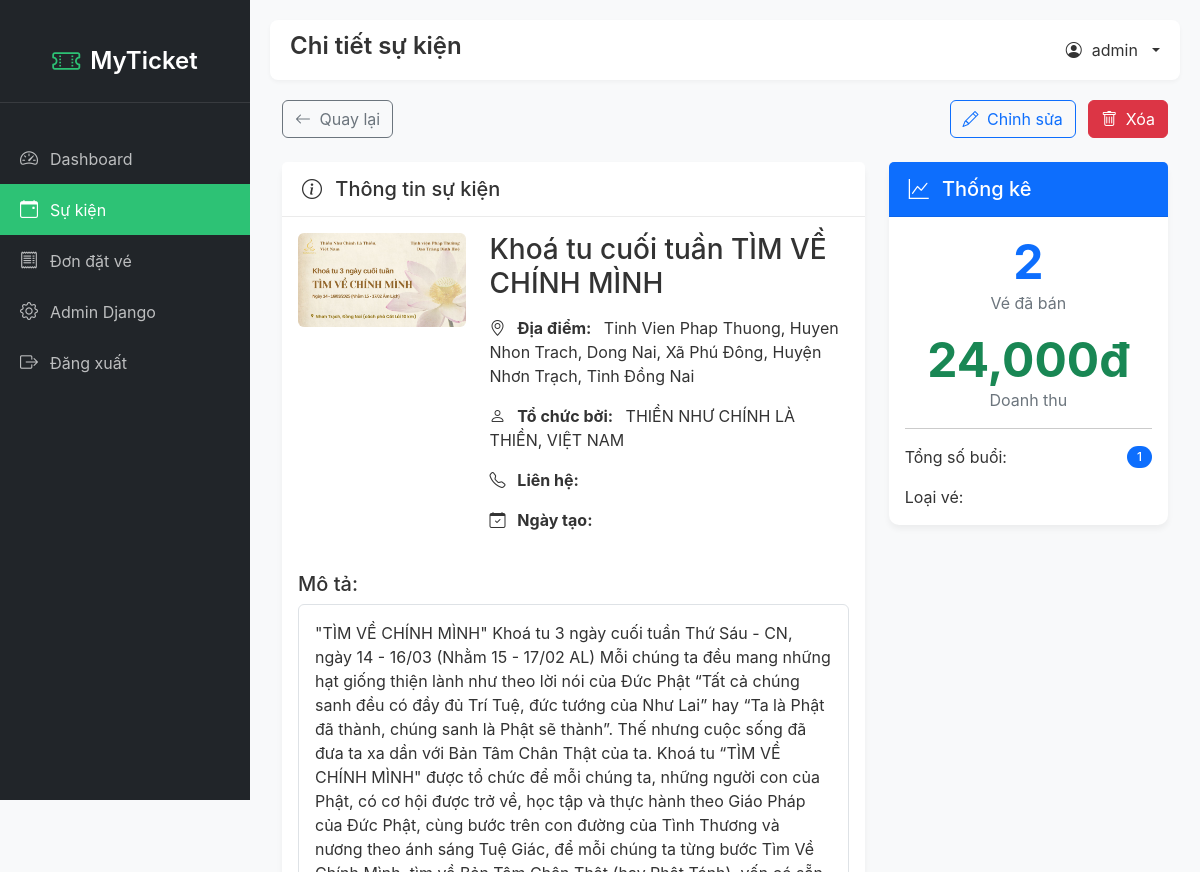
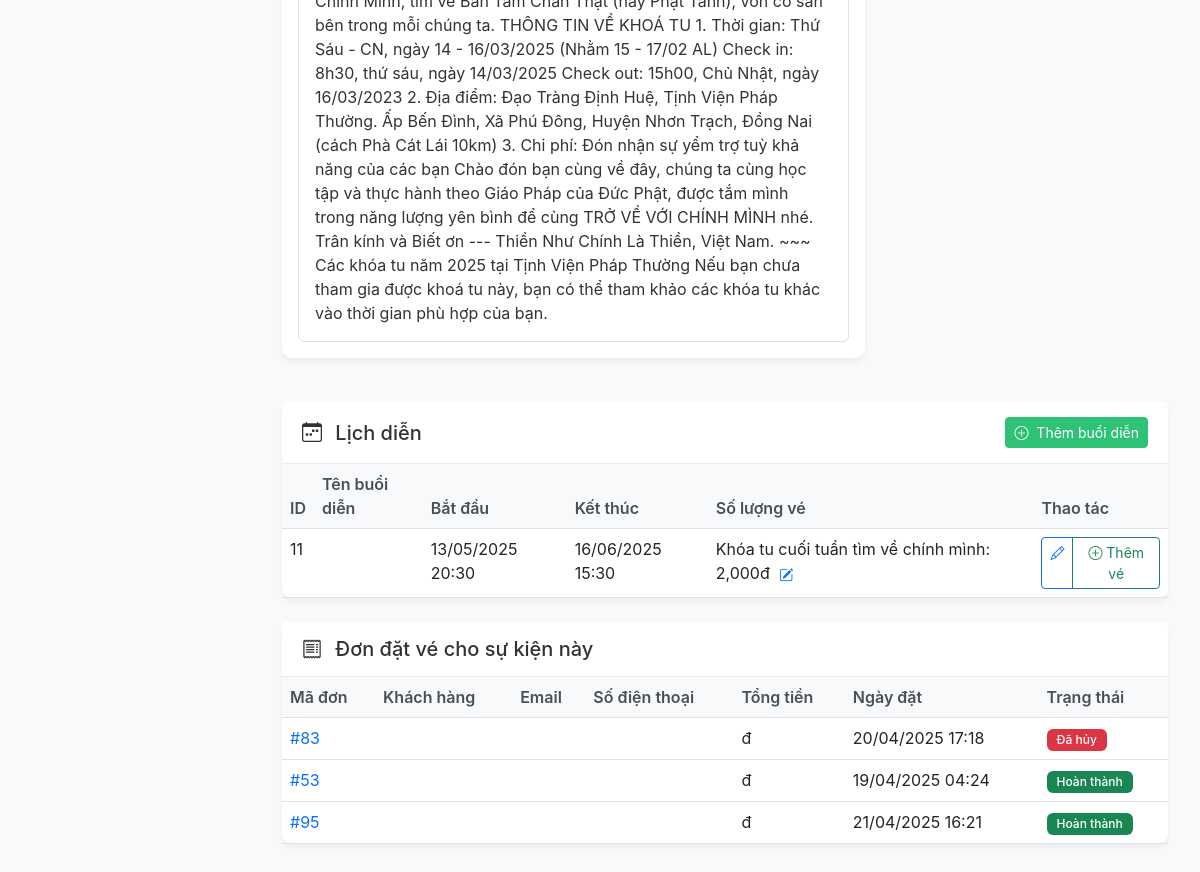
The app's page /admin-custom/events/5/ (signed in), older data (2 pictures, top to bottom).
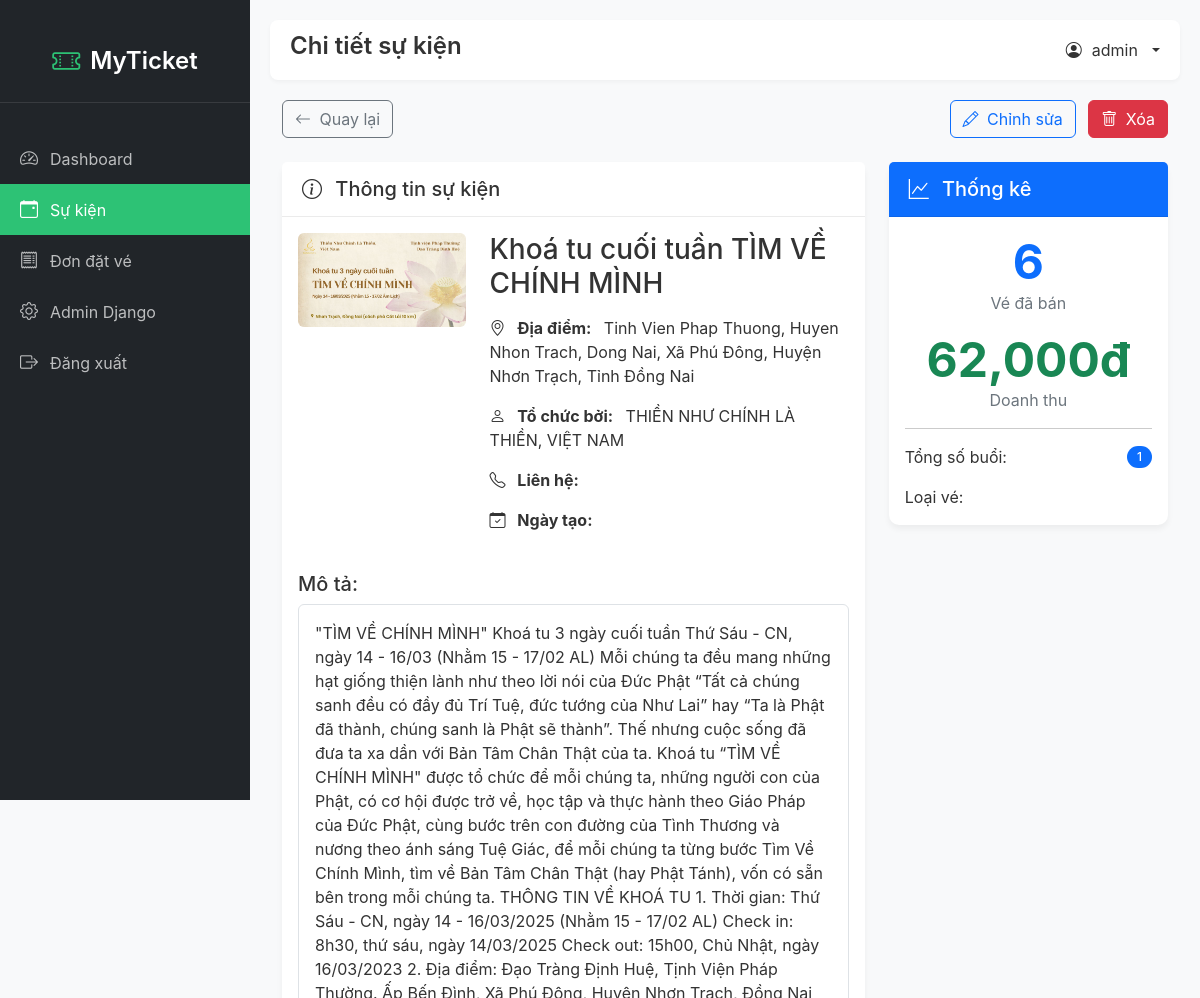
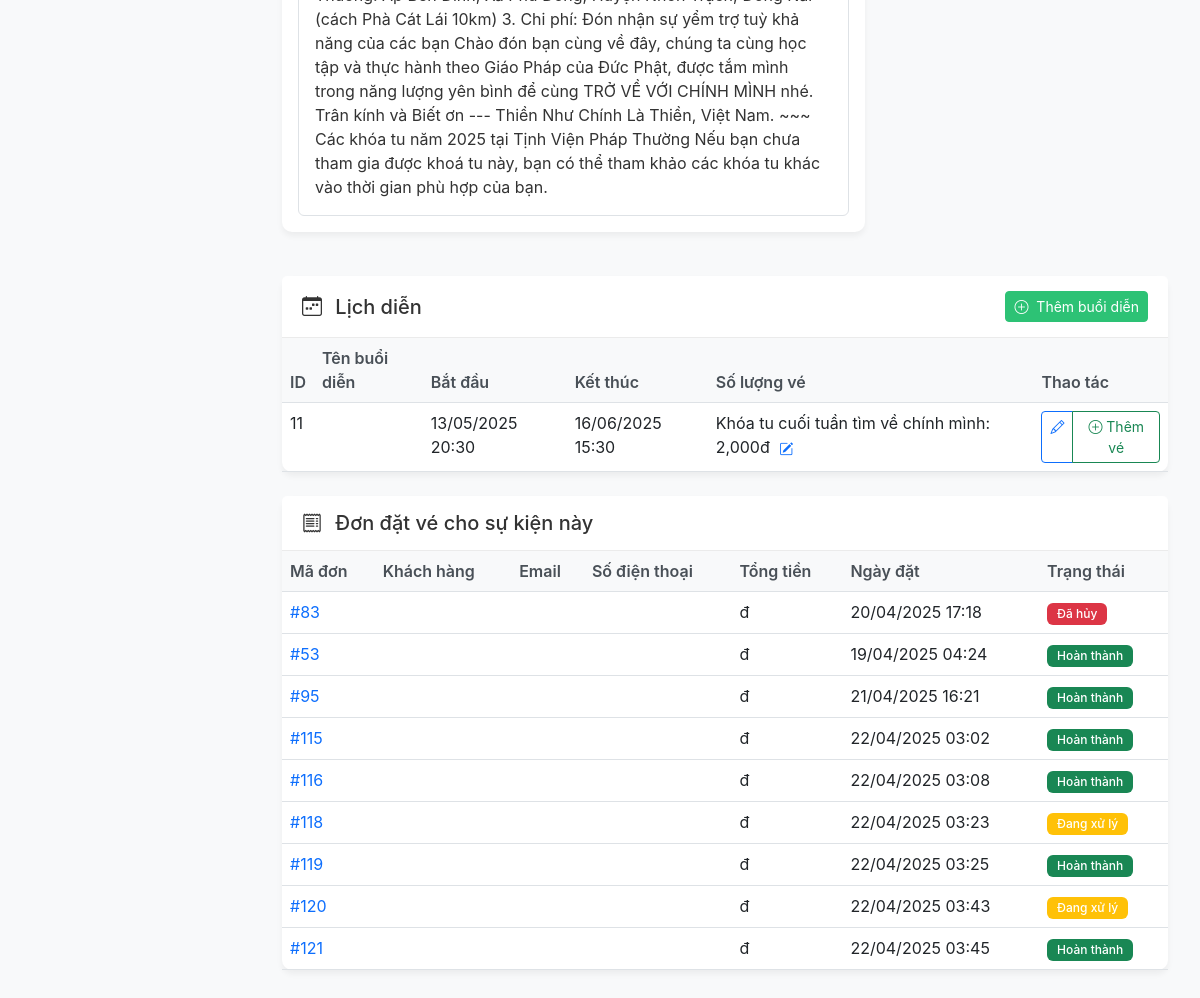
The same page, newer data (2 pictures, top to bottom).
### app/models.py (models this page shows, shortened)
class EventSession(models.Model):
    event = models.ForeignKey(Event, on_delete=models.CASCADE, related_name='sessions', verbose_name="Sự kiện")
    start_time = models.DateTimeField(verbose_name="Thời gian bắt đầu")
    end_time = models.DateTimeField(verbose_name="Thời gian kết thúc", null=True, blank=True)
    is_active = models.BooleanField(default=True, verbose_name="Đang hoạt động")
    class Meta:
        verbose_name = "Mốc thời gian"
        verbose_name_plural = "Mốc thời gian"
        ordering = ['start_time']

class TicketType(models.Model):
    session = models.ForeignKey(EventSession, on_delete=models.CASCADE, related_name='ticket_types', verbose_name="Mốc thời gian")
    name = models.CharField(max_length=100, verbose_name="Tên loại vé")
    price = models.DecimalField(max_digits=10, decimal_places=0, verbose_name="Giá vé")
    description = models.TextField(blank=True, null=True, verbose_name="Mô tả")
    quantity = models.PositiveIntegerField(default=100, verbose_name="Số lượng vé")
    min_quantity_per_order = models.PositiveIntegerField(default=1, verbose_name="Số lượng vé tối thiểu mỗi đơn")
    max_quantity_per_order = models.PositiveIntegerField(default=10, verbose_name="Số lượng vé tối đa mỗi đơn")
    sale_start_time = models.DateTimeField(verbose_name="Thời gian bắt đầu bán vé", default=timezone.now)
    sale_end_time = models.DateTimeField(verbose_name="Thời gian kết thúc bán vé")
    ticket_info = models.TextField(blank=True, null=True, verbose_name="Thông tin vé bổ sung")
    ticket_image = models.ImageField(upload_to='tickets/images/', verbose_name="Hình ảnh vé", blank=True, null=True)
    class Meta:
        verbose_name = "Loại vé"
        verbose_name_plural = "Loại vé"

### booking/models.py (models this page shows, shortened)
class BookingItem(models.Model):
    booking = models.ForeignKey(Booking, on_delete=models.CASCADE, related_name='booking_items')
    ticket_type = models.ForeignKey(TicketType, on_delete=models.CASCADE, related_name='booking_items')
    quantity = models.PositiveIntegerField(default=1, verbose_name="Số lượng")
    unit_price = models.DecimalField(max_digits=12, decimal_places=0, verbose_name="Đơn giá")
    subtotal = models.DecimalField(max_digits=12, decimal_places=0, verbose_name="Thành tiền")

class Booking(models.Model):
    PAYMENT_STATUS_CHOICES = [
        ('Pending', 'Đang chờ thanh toán'),
        ('Paid', 'Đã thanh toán'),
        ('Failed', 'Thanh toán thất bại'),
        ('Cancelled', 'Đã hủy'),
    ]
    user = models.ForeignKey(User, on_delete=models.SET_NULL, null=True, blank=True, related_name='bookings')
    event = models.ForeignKey(Event, on_delete=models.CASCADE, related_name='booking_events', null=True, blank=True)
    session = models.ForeignKey(EventSession, on_delete=models.CASCADE, related_name='bookings', null=True, blank=True)
    ticket_type = models.ForeignKey(TicketType, on_delete=models.CASCADE, related_name='booking_tickets', null=True, blank=True)
    name = models.CharField(max_length=100, verbose_name="Họ tên")
    email = models.EmailField(verbose_name="Email")
    phone = models.CharField(max_length=15, verbose_name="Số điện thoại")
    quantity = models.PositiveIntegerField(default=1, verbose_name="Số lượng vé")
    booking_date = models.DateTimeField(auto_now_add=True)
    payment_status = models.CharField(max_length=20, default="Pending", choices=PAYMENT_STATUS_CHOICES)
    total_price = models.DecimalField(max_digits=12, decimal_places=0, default=0, verbose_name="Tổng tiền")
    order_id = models.CharField(max_length=100, blank=True, null=True, verbose_name="Mã đơn hàng")
    payment_method = models.CharField(max_length=50, blank=True, null=True, verbose_name="Phương thức thanh toán")
    payment_date = models.DateTimeField(blank=True, null=True, verbose_name="Thời gian thanh toán")
    cancelled_at = models.DateTimeField(blank=True, null=True, verbose_name="Thời gian hủy")
    refund_amount = models.DecimalField(max_digits=12, decimal_places=0, default=0, verbose_name="Số tiền hoàn lại")
    cancel_reason = models.TextField(blank=True, null=True, verbose_name="Lý do hủy")

### admin_custom/views.py (the view)
# urls.py: path('events/', views.event_list, name='event_list'),    path('events/<int:event_id>/', views.event_detail, name='event_detail'),
@login_required(login_url='/admin-custom/login/')
def event_detail(request, event_id):
    event = get_object_or_404(Event, id=event_id)
    sessions = event.sessions.all()
    ticket_sold = BookingItem.objects.filter(
        ticket_type__session__event=event,
        booking__payment_status='Paid'
    ).count()
    revenue = BookingItem.objects.filter(
        ticket_type__session__event=event,
        booking__payment_status='Paid'
    ).aggregate(Sum('subtotal'))['subtotal__sum'] or 0
    booking_items = BookingItem.objects.filter(
        ticket_type__session__event=event
    ).select_related('booking', 'ticket_type', 'ticket_type__session')
    context = {
        'event': event,
        'sessions': sessions,
        'ticket_sold': ticket_sold,
        'revenue': revenue,
        'booking_items': booking_items
    }
    return render(request, 'admin_custom/event_detail.html', context)

### admin_custom/templates/admin_custom/event_detail.html (shortened to what the changed rows need)
{% extends 'admin_custom/base.html' %}
{% load humanize %}
{% block page_title %}Chi tiết sự kiện{% endblock %}
{% block content %}
<div class="container-fluid">
    <div class="row mb-4">
        <div class="col-lg-4">
            <div class="card mb-4">
                <div class="card-body">
                    <div class="mb-3 text-center">
                        <h1 class="display-5 fw-bold text-primary mb-0">{{ ticket_sold }}</h1>
                        <p class="text-muted">Vé đã bán</p>
                    </div>
                    <div class="mb-3 text-center">
                        <h1 class="display-5 fw-bold text-success mb-0">{{ revenue|floatformat:0|intcomma }}đ</h1>
                        <p class="text-muted">Doanh thu</p>
                    </div>
                </div>
            </div>
        </div>
    </div>
    <div class="card mb-4">
        <div class="card-body p-0">
            <div class="table-responsive">
                <table class="table table-hover">
                    <thead>
                        <tr>
                            <th>ID</th>
                            <th>Tên buổi diễn</th>
                            <th>Bắt đầu</th>
                            <th>Kết thúc</th>
                            <th>Số lượng vé</th>
                            <th>Thao tác</th>
                        </tr>
                    </thead>
                    <tbody>
                        {% for session in sessions %}
                        <tr>
                            <td>{{ session.id }}</td>
                            <td>{{ session.name }}</td>
                            <td>{{ session.start_time|date:"d/m/Y H:i" }}</td>
                            <td>{{ session.end_time|date:"d/m/Y H:i" }}</td>
                            <td>                                {% with ticket_types=session.ticket_types.all %}
                                    {% if ticket_types %}
                                        <ul class="list-unstyled mb-0">
                                            {% for ticket_type in ticket_types %}
                                                <li>
                                                    {{ ticket_type.name }}: {{ ticket_type.price|floatformat:0|intcomma }}đ
                                                    <a href="{% url 'admin_custom:ticket_type_edit' ticket_type.id %}" class="btn btn-sm btn-link p-0 ms-1">
                                                        <i class="bi bi-pencil-square"></i>
                                                    </a>
                                                </li>
                                            {% endfor %}
                                        </ul>
                                    {% else %}
                                        <span class="text-muted">Chưa có loại vé</span>
                                    {% endif %}
                                {% endwith %}
                            </td>                            <td>
                                <div class="btn-group">
                                    <a href="{% url 'admin_custom:session_edit' session.id %}" class="btn btn-sm btn-outline-primary">
                                        <i class="bi bi-pencil"></i>
                                    </a>
                                    <a href="{% url 'admin_custom:ticket_type_create' session.id %}" class="btn btn-sm btn-outline-success">
                                        <i class="bi bi-plus-circle"></i> Thêm vé
                                    </a>
                                </div>
                            </td>
                        </tr>
                        {% endfor %}
                    </tbody>
                </table>
            </div>
        </div>
    </div>
    <div class="card mb-4">
        <div class="card-body p-0">
            <div class="table-responsive">
                <table class="table table-hover">
                    <thead>
                        <tr>
                            <th>Mã đơn</th>
                            <th>Khách hàng</th>
                            <th>Email</th>
                            <th>Số điện thoại</th>
                            <th>Tổng tiền</th>
                            <th>Ngày đặt</th>
                            <th>Trạng thái</th>
                        </tr>
                    </thead>
                    <tbody>
                        {% for item in booking_items %}
                        <tr>
                            <td>
                                <a href="{% url 'admin_custom:booking_detail' item.booking.id %}" class="text-decoration-none">
                                    #{{ item.booking.id }}
                                </a>
                            </td>                            <td>{{ item.booking.name }}</td>
                            <td>{{ item.booking.email }}</td>
                            <td>{{ item.booking.phone }}</td>
                            <td>{{ item.price|floatformat:0|intcomma }}đ</td>
                            <td>{{ item.booking.booking_date|date:"d/m/Y H:i" }}</td>
                            <td>
                                {% if item.booking.payment_status == 'Paid' %}
                                    <span class="badge bg-success">Hoàn thành</span>
                                {% elif item.booking.payment_status == 'Pending' %}
                                    <span class="badge bg-warning">Đang xử lý</span>
                                {% elif item.booking.payment_status == 'Cancelled' %}
                                    <span class="badge bg-danger">Đã hủy</span>
                                {% else %}
                                    <span class="badge bg-secondary">{{ item.booking.payment_status }}</span>
                                {% endif %}
                            </td>
                        </tr>
                        {% endfor %}
                    </tbody>
                </table>
            </div>
        </div>    </div>
</div>
{% endblock %}

Row changes from the older to the newer data that the page shows:
added BookingItem: booking.id "115", booking.booking_date "22/04/2025 03:02", shows "Hoàn thành"
added BookingItem: booking.id "116", booking.booking_date "22/04/2025 03:08", shows "Hoàn thành"
added BookingItem: booking.id "118", booking.booking_date "22/04/2025 03:23", shows "Đang xử lý"
added BookingItem: booking.id "119", booking.booking_date "22/04/2025 03:25", shows "Hoàn thành"
added BookingItem: booking.id "120", booking.booking_date "22/04/2025 03:43", shows "Đang xử lý"
added BookingItem: booking.id "121", booking.booking_date "22/04/2025 03:45", shows "Hoàn thành"
Text that changed along with them:
{{ ticket_sold }}: "2" → "6"
{{ revenue|floatformat:0|intcomma }}: "24,000" → "62,000"
